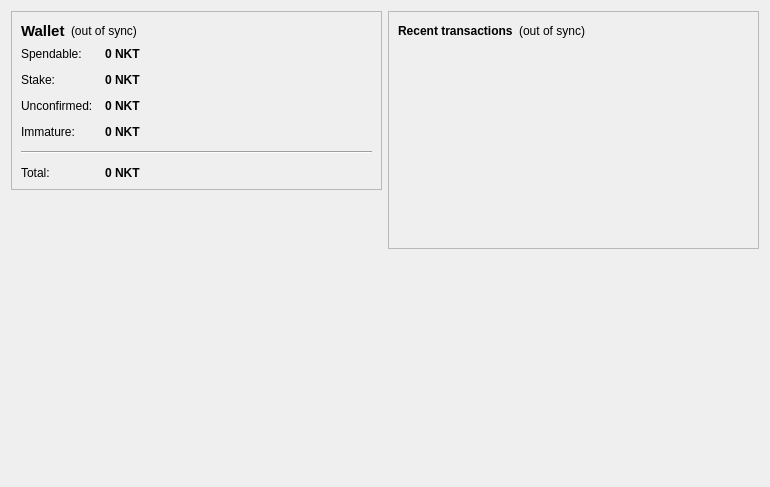
<?xml version="1.0" encoding="UTF-8"?>
<ui version="4.0">
 <class>OverviewPage</class>
 <widget class="QWidget" name="OverviewPage">
  <property name="geometry">
   <rect>
    <x>0</x>
    <y>0</y>
    <width>770</width>
    <height>487</height>
   </rect>
  </property>
  <property name="windowTitle">
   <string>Form</string>
  </property>
  <layout class="QHBoxLayout" name="horizontalLayout" stretch="1,1">
   <item>
    <layout class="QVBoxLayout" name="verticalLayout_2">
     <item>
      <widget class="QFrame" name="frame">
       <property name="frameShape">
        <enum>QFrame::StyledPanel</enum>
       </property>
       <property name="frameShadow">
        <enum>QFrame::Raised</enum>
       </property>
       <layout class="QVBoxLayout" name="verticalLayout_4">
        <item>
         <layout class="QHBoxLayout" name="horizontalLayout_4">
          <item>
           <widget class="QLabel" name="label_5">
            <property name="font">
             <font>
              <pointsize>11</pointsize>
              <weight>75</weight>
              <bold>true</bold>
             </font>
            </property>
            <property name="text">
             <string>Wallet</string>
            </property>
           </widget>
          </item>
          <item>
           <widget class="QLabel" name="labelWalletStatus">
            <property name="toolTip">
             <string>The displayed information may be out of date. Your wallet automatically synchronizes with the nakamoto network after a connection is established, but this process has not completed yet.</string>
            </property>
            <property name="styleSheet">
             <string notr="true"/>
            </property>
            <property name="text">
             <string notr="true">(out of sync)</string>
            </property>
            <property name="alignment">
             <set>Qt::AlignLeading|Qt::AlignLeft|Qt::AlignVCenter</set>
            </property>
           </widget>
          </item>
          <item>
           <spacer name="horizontalSpacer_2">
            <property name="orientation">
             <enum>Qt::Horizontal</enum>
            </property>
            <property name="sizeHint" stdset="0">
             <size>
              <width>40</width>
              <height>20</height>
             </size>
            </property>
           </spacer>
          </item>
         </layout>
        </item>
        <item>
         <layout class="QFormLayout" name="formLayout_2">
          <property name="fieldGrowthPolicy">
           <enum>QFormLayout::AllNonFixedFieldsGrow</enum>
          </property>
          <property name="horizontalSpacing">
           <number>12</number>
          </property>
          <property name="verticalSpacing">
           <number>12</number>
          </property>
          <item row="0" column="0">
           <widget class="QLabel" name="label">
            <property name="text">
             <string>Spendable:</string>
            </property>
           </widget>
          </item>
          <item row="0" column="1">
           <widget class="QLabel" name="labelBalance">
            <property name="font">
             <font>
              <weight>75</weight>
              <bold>true</bold>
             </font>
            </property>
            <property name="cursor">
             <cursorShape>IBeamCursor</cursorShape>
            </property>
            <property name="toolTip">
             <string>Your current spendable balance</string>
            </property>
            <property name="text">
             <string notr="true">0 NKT</string>
            </property>
            <property name="textInteractionFlags">
             <set>Qt::LinksAccessibleByMouse|Qt::TextSelectableByKeyboard|Qt::TextSelectableByMouse</set>
            </property>
           </widget>
          </item>
          <item row="1" column="0">
           <widget class="QLabel" name="label_6">
            <property name="text">
             <string>Stake:</string>
            </property>
           </widget>
          </item>
          <item row="1" column="1">
           <widget class="QLabel" name="labelStake">
            <property name="font">
             <font>
              <weight>75</weight>
              <bold>true</bold>
             </font>
            </property>
            <property name="cursor">
             <cursorShape>IBeamCursor</cursorShape>
            </property>
            <property name="toolTip">
             <string>Total of coins that was staked, and do not yet count toward the current balance</string>
            </property>
            <property name="text">
             <string notr="true">0 NKT</string>
            </property>
            <property name="textInteractionFlags">
             <set>Qt::LinksAccessibleByMouse|Qt::TextSelectableByKeyboard|Qt::TextSelectableByMouse</set>
            </property>
           </widget>
          </item>
          <item row="2" column="0">
           <widget class="QLabel" name="label_3">
            <property name="text">
             <string>Unconfirmed:</string>
            </property>
           </widget>
          </item>
          <item row="2" column="1">
           <widget class="QLabel" name="labelUnconfirmed">
            <property name="font">
             <font>
              <weight>75</weight>
              <bold>true</bold>
             </font>
            </property>
            <property name="cursor">
             <cursorShape>IBeamCursor</cursorShape>
            </property>
            <property name="toolTip">
             <string>Total of transactions that have yet to be confirmed, and do not yet count toward the current balance</string>
            </property>
            <property name="text">
             <string notr="true">0 NKT</string>
            </property>
            <property name="textInteractionFlags">
             <set>Qt::LinksAccessibleByMouse|Qt::TextSelectableByKeyboard|Qt::TextSelectableByMouse</set>
            </property>
           </widget>
          </item>
          <item row="3" column="0">
           <widget class="QLabel" name="labelImmatureText">
            <property name="text">
             <string>Immature:</string>
            </property>
           </widget>
          </item>
          <item row="3" column="1">
           <widget class="QLabel" name="labelImmature">
            <property name="font">
             <font>
              <weight>75</weight>
              <bold>true</bold>
             </font>
            </property>
            <property name="toolTip">
             <string>Mined balance that has not yet matured</string>
            </property>
            <property name="text">
             <string notr="true">0 NKT</string>
            </property>
            <property name="textInteractionFlags">
             <set>Qt::LinksAccessibleByMouse|Qt::TextSelectableByKeyboard|Qt::TextSelectableByMouse</set>
            </property>
           </widget>
          </item>
          <item row="4" column="0" colspan="2">
           <widget class="Line" name="line">
            <property name="orientation">
             <enum>Qt::Horizontal</enum>
            </property>
           </widget>
          </item>
          <item row="5" column="0">
           <widget class="QLabel" name="labelTotalText">
            <property name="text">
             <string>Total:</string>
            </property>
           </widget>
          </item>
          <item row="5" column="1">
           <widget class="QLabel" name="labelTotal">
            <property name="font">
             <font>
              <weight>75</weight>
              <bold>true</bold>
             </font>
            </property>
            <property name="cursor">
             <cursorShape>IBeamCursor</cursorShape>
            </property>
            <property name="toolTip">
             <string>Your current total balance</string>
            </property>
            <property name="text">
             <string notr="true">0 NKT</string>
            </property>
            <property name="textInteractionFlags">
             <set>Qt::LinksAccessibleByMouse|Qt::TextSelectableByKeyboard|Qt::TextSelectableByMouse</set>
            </property>
           </widget>
          </item>
         </layout>
        </item>
       </layout>
      </widget>
     </item>
     <item>
      <spacer name="verticalSpacer">
       <property name="orientation">
        <enum>Qt::Vertical</enum>
       </property>
       <property name="sizeHint" stdset="0">
        <size>
         <width>20</width>
         <height>40</height>
        </size>
       </property>
      </spacer>
     </item>
     <item>
      <widget class="QLabel" name="label_2">
       <property name="autoFillBackground">
        <bool>true</bool>
       </property>
       <property name="text">
        <string/>
       </property>
       <property name="pixmap">
        <pixmap resource="../bitcoin.qrc">:/icons/mastbg</pixmap>
       </property>
       <property name="scaledContents">
        <bool>false</bool>
       </property>
       <property name="margin">
        <number>0</number>
       </property>
      </widget>
     </item>
    </layout>
   </item>
   <item>
    <layout class="QVBoxLayout" name="verticalLayout_3">
     <item>
      <widget class="QFrame" name="frame_2">
       <property name="frameShape">
        <enum>QFrame::StyledPanel</enum>
       </property>
       <property name="frameShadow">
        <enum>QFrame::Raised</enum>
       </property>
       <layout class="QVBoxLayout" name="verticalLayout">
        <item>
         <layout class="QHBoxLayout" name="horizontalLayout_2">
          <item>
           <widget class="QLabel" name="label_4">
            <property name="text">
             <string>&lt;b&gt;Recent transactions&lt;/b&gt;</string>
            </property>
           </widget>
          </item>
          <item>
           <widget class="QLabel" name="labelTransactionsStatus">
            <property name="toolTip">
             <string>The displayed information may be out of date. Your wallet automatically synchronizes with the nakamoto network after a connection is established, but this process has not completed yet.</string>
            </property>
            <property name="styleSheet">
             <string notr="true"/>
            </property>
            <property name="text">
             <string notr="true">(out of sync)</string>
            </property>
            <property name="alignment">
             <set>Qt::AlignRight|Qt::AlignTrailing|Qt::AlignVCenter</set>
            </property>
           </widget>
          </item>
          <item>
           <spacer name="horizontalSpacer">
            <property name="orientation">
             <enum>Qt::Horizontal</enum>
            </property>
            <property name="sizeHint" stdset="0">
             <size>
              <width>40</width>
              <height>20</height>
             </size>
            </property>
           </spacer>
          </item>
         </layout>
        </item>
        <item>
         <widget class="QListView" name="listTransactions">
          <property name="styleSheet">
           <string notr="true">QListView { background: transparent; }</string>
          </property>
          <property name="frameShape">
           <enum>QFrame::NoFrame</enum>
          </property>
          <property name="verticalScrollBarPolicy">
           <enum>Qt::ScrollBarAlwaysOff</enum>
          </property>
          <property name="horizontalScrollBarPolicy">
           <enum>Qt::ScrollBarAlwaysOff</enum>
          </property>
          <property name="selectionMode">
           <enum>QAbstractItemView::NoSelection</enum>
          </property>
         </widget>
        </item>
       </layout>
      </widget>
     </item>
     <item>
      <spacer name="verticalSpacer_2">
       <property name="orientation">
        <enum>Qt::Vertical</enum>
       </property>
       <property name="sizeHint" stdset="0">
        <size>
         <width>20</width>
         <height>40</height>
        </size>
       </property>
      </spacer>
     </item>
    </layout>
   </item>
  </layout>
 </widget>
 <resources>
  <include location="../bitcoin.qrc"/>
 </resources>
 <connections/>
</ui>
